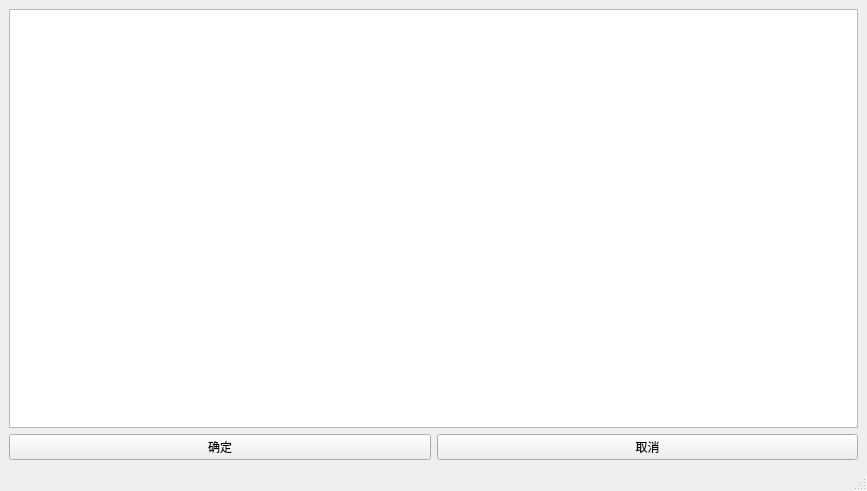
<?xml version="1.0" encoding="UTF-8"?>
<ui version="4.0">
 <class>selectBackgroundClass</class>
 <widget class="QMainWindow" name="selectBackgroundClass">
  <property name="geometry">
   <rect>
    <x>0</x>
    <y>0</y>
    <width>867</width>
    <height>491</height>
   </rect>
  </property>
  <property name="windowTitle">
   <string>选择</string>
  </property>
  <widget class="QWidget" name="centralwidget">
   <layout class="QVBoxLayout" name="verticalLayout">
    <item>
     <widget class="QGraphicsView" name="pictureContainer"/>
    </item>
    <item>
     <layout class="QHBoxLayout" name="horizontalLayout">
      <item>
       <widget class="QPushButton" name="pushButton">
        <property name="text">
         <string>确定</string>
        </property>
       </widget>
      </item>
      <item>
       <widget class="QPushButton" name="pushButton_2">
        <property name="text">
         <string>取消</string>
        </property>
       </widget>
      </item>
     </layout>
    </item>
   </layout>
  </widget>
  <widget class="QMenuBar" name="menubar">
   <property name="geometry">
    <rect>
     <x>0</x>
     <y>0</y>
     <width>867</width>
     <height>33</height>
    </rect>
   </property>
  </widget>
  <widget class="QStatusBar" name="statusbar"/>
 </widget>
 <resources/>
 <connections/>
</ui>
